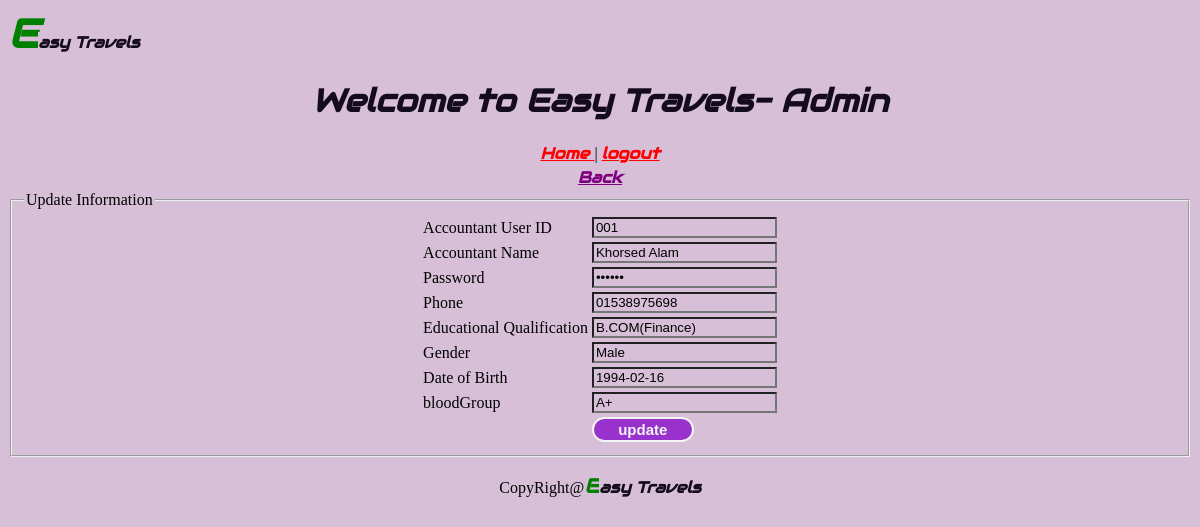
/Admin/views/editaccountant.php?AccountantNo=001 (signed in), run on the app's committed database.
### tables this page shows
CREATE TABLE `accountant` (
  `AccountantNo` varchar(50) NOT NULL,
  `AccountantName` varchar(50) NOT NULL,
  `Password` varchar(50) NOT NULL,
  `Phone` varchar(50) NOT NULL,
  `education` varchar(50) NOT NULL,
  `gender` varchar(50) NOT NULL,
  `date` varchar(50) NOT NULL,
  `bloodGroup` varchar(50) NOT NULL
);

### Admin/models/accountant.php (called while the page is built, shortened)
<?php
function getConnection(){
$con = mysqli_connect('localhost', 'root','','webtech');
return $con;
}
	function getUserById($AccountantNo){
		$con = getConnection();
	    $sql = "select * from accountant where AccountantNo='{$AccountantNo}'";
		$result = mysqli_query($con, $sql);
		$user = mysqli_fetch_assoc($result);
		return $user;
	}
    ?>

### Admin/views/editaccountant.php (the view, shortened to what this page needs)
<?php
	require('../models/accountant.php');
	$AccountantNo = $_REQUEST['AccountantNo'];
	$user = getUserById($AccountantNo);
?>
<html>
<head>
</head>
<body>
<span class="SBoyyy" style="font-size:40px;color:green"><b>E</b></span><span class="SBoyyy">asy Travels </span>
<center>
        <h1 class="font-effect-neon SBoyyy"> Welcome to Easy Travels- Admin</h1>
	<a class="font-effect-neon SBoyyy" style="color: red" href="dash.php"> Home </a> |
	<a class="font-effect-neon SBoyyy" style="color: red" href="../controllers/logout.php"> logout </a>
<table><tr><td>
<a class="font-effect-neon SBoyyy" style="color: 800080" href="accountantlist.php"> Back </a>
</td></tr></table>
	<form method="POST" action="../controllers/accountanteditcheck.php">
		<fieldset>
			<legend>Update Information</legend>
		<table>
		<tr>
				<td>Accountant User ID</td>
				<td><input type="text" name="AccountantNo" value="<?=$user['AccountantNo']?>"></td>
			</tr>
			<tr>
				<td>Accountant Name</td>
				<td><input type="text" name="AccountantName" value="<?=$user['AccountantName']?>"></td>
			</tr>
			<tr>
				<td>Password</td>
				<td><input type="password" name="Password" value="<?=$user['Password']?>"></td>
			</tr>
			<tr>
				<td>Phone</td>
				<td><input type="Phone" name="Phone" value="<?=$user['Phone']?>"></td>
			</tr>
			<tr>
				<td>Educational Qualification</td>
				<td><input type="text" name="education" value="<?=$user['education']?>"></td>
			</tr>
			<tr>
				<td>Gender</td>
				<td><input type="text" name="gender"  value="<?=$user['gender']?>"></td>
			</tr>
			<tr>
				<td>Date of Birth</td>
				<td><input type="text" name="date"  value="<?=$user['date']?>"></td>
			</tr>
			<tr>
				<td>bloodGroup</td>
				<td><input type="text" name="bloodGroup"  value="<?=$user['bloodGroup']?>"></td>
			</tr>
			<tr>
				<td></td>
				<td><input class="submit" type="submit" name="update" value="update"></td>
			</tr>
		</table>
		</fieldset>
	</form>
<Center>CopyRight@<span class="SBoyyy" style="font-size:20px;color:green"><b>E</b></span><span class="SBoyyy">asy Travels </span></Center>
</body>
</html>

### Admin/views/editaccountant.php (style rules this page uses)
* { background-color: #D8BFD8; }
.SBoyyy { font-family: "Audiowide", sans-serif; font-style: italic; font-weight: bolder; color: rgb(20, 11, 29); }
.submit { top: 55%; left: 55%; width: 55%; height: 25px; border: 2px solid; background: #9932CC; border-radius: 25px; font-size: 15px; color: whitesmoke; font-weight: 700; cursor: pointer; outline: none; }

### data on the page
accountant: AccountantNo "001", AccountantName "Khorsed Alam", Phone "01538975698", education "B.COM(Finance)", gender "Male", date "1994-02-16", bloodGroup "A+"
